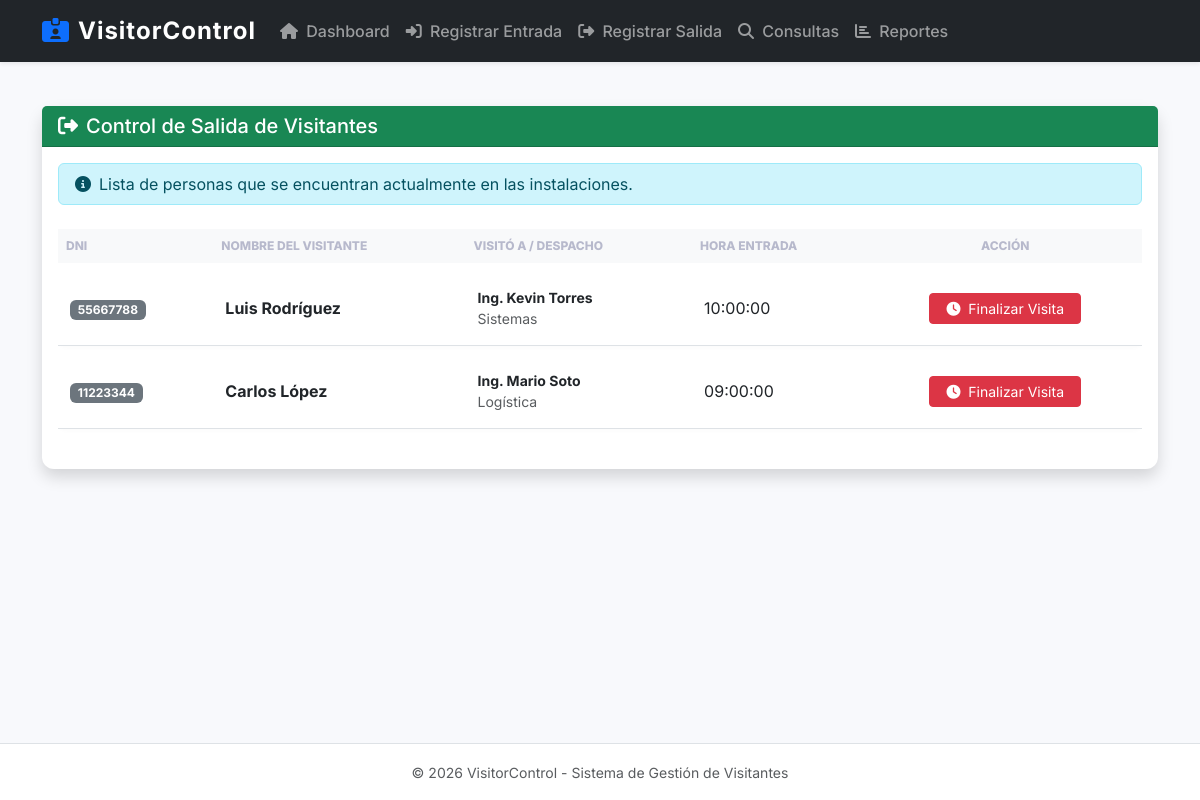
/modulos/registro_salida.php, run on the app's committed database.
### tables this page shows
CREATE TABLE IF NOT EXISTS visita (
    id_visita INT AUTO_INCREMENT PRIMARY KEY,
    id_persona INT NOT NULL,
    id_despacho INT NOT NULL,
    persona_visitada VARCHAR(100) NOT NULL,
    fecha DATE NOT NULL,
    hora_entrada TIME NOT NULL,
    hora_salida TIME DEFAULT NULL,
    tiempo_permanencia VARCHAR(50) DEFAULT NULL,
    FOREIGN KEY (id_persona) REFERENCES persona(id_persona),
    FOREIGN KEY (id_despacho) REFERENCES despacho(id_despacho)
);

CREATE TABLE IF NOT EXISTS persona (
    id_persona INT AUTO_INCREMENT PRIMARY KEY,
    nombre VARCHAR(100) NOT NULL,
    dni VARCHAR(20) NOT NULL UNIQUE
);

CREATE TABLE IF NOT EXISTS despacho (
    id_despacho INT AUTO_INCREMENT PRIMARY KEY,
    nombre VARCHAR(100) NOT NULL
);

### modulos/registro_salida.php (the view, shortened to what this page needs)
<?php
require_once "../config/conexion.php";
include_once "../includes/header.php";
include_once "../includes/navbar.php";
$sql_dentro = "SELECT v.*, p.nombre, p.dni, d.nombre as despacho
               FROM visita v
               JOIN persona p ON v.id_persona = p.id_persona
               JOIN despacho d ON v.id_despacho = d.id_despacho
               WHERE v.hora_salida IS NULL
               ORDER BY v.hora_entrada DESC";
$res_dentro = mysqli_query($conexion, $sql_dentro);
?>
<div class="container container-main fade-in">
    <div class="row">
        <div class="col-12">
            <div class="card shadow">
                <div class="card-header bg-success text-white">
                    <h5 class="mb-0"><i class="fas fa-sign-out-alt me-2"></i>Control de Salida de Visitantes</h5>
                </div>
                <div class="card-body">
                    <div class="alert alert-info py-2">
                        <i class="fas fa-info-circle me-2"></i>Lista de personas que se encuentran actualmente en las instalaciones.
                    </div>
                    <div class="table-responsive">
                        <table class="table table-hover align-middle">
                            <thead class="table-light">
                                <tr>
                                    <th>DNI</th>
                                    <th>Nombre del Visitante</th>
                                    <th>Visitó a / Despacho</th>
                                    <th>Hora Entrada</th>
                                    <th class="text-center">Acción</th>
                                </tr>
                            </thead>
                            <tbody>
                                <?php if (mysqli_num_rows($res_dentro) > 0): ?>
                                    <?php while($row = mysqli_fetch_assoc($res_dentro)): ?>
                                        <tr>
                                            <td><span class="badge bg-secondary"><?php echo $row['dni']; ?></span></td>
                                            <td class="fw-bold"><?php echo $row['nombre']; ?></td>
                                            <td>
                                                <div class="small fw-bold"><?php echo $row['persona_visitada']; ?></div>
                                                <div class="small text-muted"><?php echo $row['despacho']; ?></div>
                                            </td>
                                            <td><?php echo $row['hora_entrada']; ?></td>
                                            <td class="text-center">
                                                <a href="?finalizar=<?php echo $row['id_visita']; ?>"
                                                   class="btn btn-danger btn-sm px-3"
                                                   onclick="return confirm('¿Registrar la salida de este visitante?')">
                                                   <i class="fas fa-clock me-1"></i> Finalizar Visita
                                                </a>
                                            </td>
                                        </tr>
                                    <?php endwhile; ?>
                                <?php else: ?>
                                    <tr>
                                        <td colspan="5" class="text-center py-4 text-muted">No hay personas registradas "En Planta".</td>
                                    </tr>
                                <?php endif; ?>
                            </tbody>
                        </table>
                    </div>
                </div>
            </div>
        </div>
    </div>
</div>
<?php include_once "../includes/footer.php"; ?>

### assets/css/style.css (style rules this page uses)
:root { --primary: #4e73df; --success: #1cc88a; --info: #36b9cc; --warning: #f6c23e; --danger: #e74a3b; --secondary: #858796; --dark: #5a5c69; }
body { font-family: 'Inter', sans-serif; background-color: #f8f9fc; color: #5a5c69; display: flex; flex-direction: column; min-height: 100vh; }
.container-main { flex: 1; padding-top: 20px; padding-bottom: 40px; }
.card { border: none; border-radius: 0.75rem; transition: transform 0.2s ease, box-shadow 0.2s ease; }
.fade-in { animation: fadeIn 0.5s ease-in; }
.table { border-collapse: separate; border-spacing: 0 8px; }
.table thead th { border-bottom: none; text-transform: uppercase; font-size: 0.75rem; color: #b7b9cc; font-weight: 800; }
.table tbody tr { background-color: #fff; box-shadow: 0 2px 4px rgba(0,0,0,0.02); border-radius: 8px; }
.table tbody td { border-top: none; padding: 1rem 0.75rem; }

### data on the page
visita: id_persona.dni "55667788", id_persona.nombre "Luis Rodríguez", persona_visitada "Ing. Kevin Torres", id_despacho.nombre "Sistemas", hora_entrada "10:00:00"
visita: id_persona.dni "11223344", id_persona.nombre "Carlos López", persona_visitada "Ing. Mario Soto", id_despacho.nombre "Logística", hora_entrada "09:00:00"
